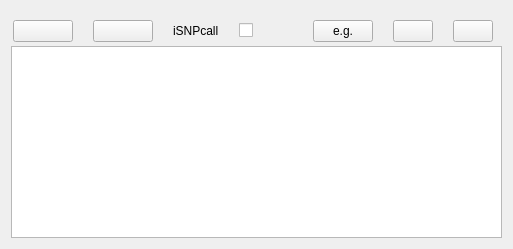
                        <widget class="QWidget" name="layoutWidget">
                         <layout class="QVBoxLayout" name="verticalLayout_30">
                          <property name="spacing">
                           <number>2</number>
                          </property>
                          <item>
                           <widget class="QWidget" name="widget" native="true">
                            <layout class="QHBoxLayout" name="horizontalLayout_48">
                             <property name="spacing">
                              <number>20</number>
                             </property>
                             <property name="leftMargin">
                              <number>2</number>
                             </property>
                             <property name="bottomMargin">
                              <number>2</number>
                             </property>
                             <item>
                              <widget class="QPushButton" name="pushButton_load_user_iSNP">
                               <property name="minimumSize">
                                <size>
                                 <width>60</width>
                                 <height>0</height>
                                </size>
                               </property>
                               <property name="maximumSize">
                                <size>
                                 <width>60</width>
                                 <height>16777215</height>
                                </size>
                               </property>
                               <property name="toolTip">
                                <string>&lt;html&gt;&lt;head/&gt;&lt;body&gt;&lt;p&gt;Load user-defined commands from file (iSNPcall)&lt;/p&gt;&lt;/body&gt;&lt;/html&gt;</string>
                               </property>
                               <property name="text">
                                <string/>
                               </property>
                               <property name="icon">
                                <iconset>
                                 <normaloff>:/icons/icons/view_doc.ico</normaloff>:/icons/icons/view_doc.ico</iconset>
                               </property>
                               <property name="autoDefault">
                                <bool>false</bool>
                               </property>
                               <property name="default">
                                <bool>false</bool>
                               </property>
                               <property name="flat">
                                <bool>false</bool>
                               </property>
                              </widget>
                             </item>
                             <item>
                              <widget class="QPushButton" name="pushButton_save_user_iSNP">
                               <property name="minimumSize">
                                <size>
                                 <width>60</width>
                                 <height>0</height>
                                </size>
                               </property>
                               <property name="maximumSize">
                                <size>
                                 <width>60</width>
                                 <height>16777215</height>
                                </size>
                               </property>
                               <property name="toolTip">
                                <string>&lt;html&gt;&lt;head/&gt;&lt;body&gt;&lt;p&gt;Save user-defined commands to file (iSNPcall)&lt;/p&gt;&lt;/body&gt;&lt;/html&gt;</string>
                               </property>
                               <property name="text">
                                <string/>
                               </property>
                               <property name="icon">
                                <iconset resource="resources.qrc">
                                 <normaloff>:/icons/icons/save.ico</normaloff>:/icons/icons/save.ico</iconset>
                               </property>
                              </widget>
                             </item>
                             <item>
                              <widget class="QLabel" name="label_32">
                               <property name="toolTip">
                                <string>&lt;html&gt;&lt;head/&gt;&lt;body&gt;&lt;p&gt;Perform SNP calling with each individual separately&lt;/p&gt;&lt;/body&gt;&lt;/html&gt;</string>
                               </property>
                               <property name="text">
                                <string>iSNPcall</string>
                               </property>
                              </widget>
                             </item>
                             <item>
                              <widget class="QCheckBox" name="checkBox_snpcall_user_iSNP">
                               <property name="toolTip">
                                <string>&lt;html&gt;&lt;head/&gt;&lt;body&gt;&lt;p&gt;Perform SNP calling with each individual separately&lt;/p&gt;&lt;/body&gt;&lt;/html&gt;</string>
                               </property>
                               <property name="text">
                                <string/>
                               </property>
                              </widget>
                             </item>
                             <item>
                              <spacer name="horizontalSpacer_28">
                               <property name="orientation">
                                <enum>Qt::Horizontal</enum>
                               </property>
                               <property name="sizeHint" stdset="0">
                                <size>
                                 <width>40</width>
                                 <height>20</height>
                                </size>
                               </property>
                              </spacer>
                             </item>
                             <item>
                              <widget class="QPushButton" name="pushButton_eg_uiSNPcall">
                               <property name="maximumSize">
                                <size>
                                 <width>60</width>
                                 <height>16777215</height>
                                </size>
                               </property>
                               <property name="text">
                                <string>e.g.</string>
                               </property>
                              </widget>
                             </item>
                             <item>
                              <widget class="QPushButton" name="pushButton_help_uiSNPcall">
                               <property name="maximumSize">
                                <size>
                                 <width>60</width>
                                 <height>16777215</height>
                                </size>
                               </property>
                               <property name="text">
                                <string/>
                               </property>
                              </widget>
                             </item>
                             <item>
                              <widget class="QPushButton" name="pushButton_user_iSNPcall_bigScreen">
                               <property name="maximumSize">
                                <size>
                                 <width>60</width>
                                 <height>16777215</height>
                                </size>
                               </property>
                               <property name="toolTip">
                                <string>&lt;html&gt;&lt;head/&gt;&lt;body&gt;&lt;p&gt;View larger&lt;/p&gt;&lt;/body&gt;&lt;/html&gt;</string>
                               </property>
                               <property name="text">
                                <string/>
                               </property>
                              </widget>
                             </item>
                            </layout>
                           </widget>
                          </item>
                          <item>
                           <widget class="QPlainTextEdit" name="plainTextEdit_user_iSNP">
                            <property name="minimumSize">
                             <size>
                              <width>0</width>
                              <height>40</height>
                             </size>
                            </property>
                            <property name="maximumSize">
                             <size>
                              <width>16777215</width>
                              <height>16777215</height>
                             </size>
                            </property>
                            <property name="font">
                             <font>
                              <family>Monaco</family>
                              <pointsize>12</pointsize>
                             </font>
                            </property>
                            <property name="toolTip">
                             <string>&lt;html&gt;&lt;head/&gt;&lt;body&gt;&lt;p&gt;Enter user-defined step to call variants from the aligned NGS reads for each individual.&lt;/p&gt;&lt;p&gt;Commands will be executed sequentially for each diploid individual. Input format is bam, output format is vcf.&lt;/p&gt;&lt;p&gt;Sequential commands allowed on different lines, but also linux pipes, redirection, etc. The commands should be executable directly on terminal.&lt;/p&gt;&lt;p&gt;ALLOWED TAGS:&lt;/p&gt;&lt;p&gt;&lt;span style=&quot; text-decoration: underline; color:#ff0000;&quot;&gt;infile.bam&lt;/span&gt; =&amp;gt; input file with aligned NGS reads for each individual (bam format)&lt;/p&gt;&lt;p&gt;&lt;span style=&quot; text-decoration: underline; color:#ff0000;&quot;&gt;reference.fa&lt;/span&gt; =&amp;gt; reference sequence in fasta format&lt;/p&gt;&lt;p&gt;&lt;span style=&quot; text-decoration: underline; color:#ff0000;&quot;&gt;outfile.ind.vcf&lt;/span&gt; =&amp;gt; output file with variant calls for each individual (vcf format)&lt;/p&gt;&lt;p&gt;&lt;span style=&quot; text-decoration: underline; color:#ff0000;&quot;&gt;ind_number&lt;/span&gt; =&amp;gt; index of current individual&lt;/p&gt;&lt;p&gt;&lt;span style=&quot; text-decoration: underline; color:#ff0000;&quot;&gt;tempfile&lt;/span&gt; =&amp;gt; temporary files&lt;/p&gt;&lt;p&gt;&lt;span style=&quot; font-style:italic; text-decoration: underline; color:#ff0000;&quot;&gt;infile.bam&lt;/span&gt;&lt;span style=&quot; font-style:italic;&quot;&gt; must be specified &lt;/span&gt;&lt;/p&gt;&lt;p&gt;&lt;span style=&quot; font-style:italic; text-decoration: underline; color:#ff0000;&quot;&gt;outfile.ind.vcf&lt;/span&gt;&lt;span style=&quot; font-style:italic;&quot;&gt; must be specified &lt;/span&gt;&lt;/p&gt;&lt;p&gt;&lt;span style=&quot; font-style:italic; text-decoration: underline; color:#ff0000;&quot;&gt;reference.fa&lt;/span&gt;&lt;span style=&quot; font-style:italic;&quot;&gt; must be specified &lt;/span&gt;&lt;/p&gt;&lt;/body&gt;&lt;/html&gt;</string>
                            </property>
                            <property name="tabStopWidth">
                             <number>10</number>
                            </property>
                           </widget>
                          </item>
                         </layout>
                        </widget>
